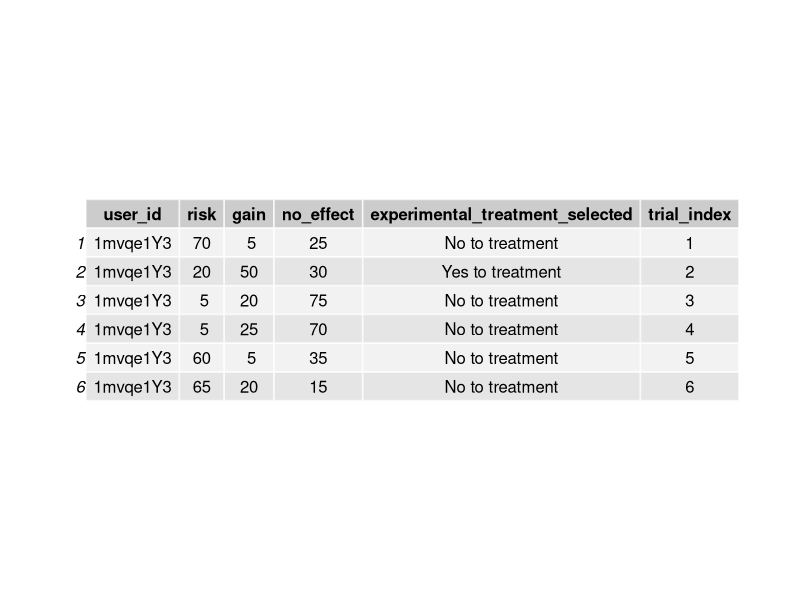

Generate this figure with R: (Note: this script raises an error after producing the figure.)
## ---- chunk 1
knitr::opts_chunk$set(echo = TRUE)
## ---- chunk 2
library(readr)
library(dplyr)
library(ggplot2)
library(gridExtra)
library(knitr)
## ---- chunk 3
data <- read.csv("../data/Cleaned_Pilot.03.csv", header=TRUE, comment.char="#", stringsAsFactors=TRUE) %>%
    select(user_id, risk, gain, no_effect, experimental_treatment_selected, trial_index, 
           age, sex, education, race_ethnicity,
           ReligionRaised,ReligionNow, Religiosity, Spirituality, AttendChurch, 
           ReligiousActivity, meditation, 
           Harm,Fairness,Loyalty,Athority,Sancticy,
           POWER,ACHIEVEMENT,HEDONISM,STIMULATION,SELF.DIRECTION,
           UNIVERSALISM,BENEVOLENCE,TRADITION,CONFORMITY,SECURITY,
           Lying,Assasination,Torture,Murder,Stealing,ForcedSterilization)


tt2 <- ttheme_default()
grid.arrange(tableGrob(head(data[,1:6]), theme=tt2))
## ---- chunk 4
knitr::include_graphics('../images/taskexample.png')
knitr::include_graphics('../images/task.png')
